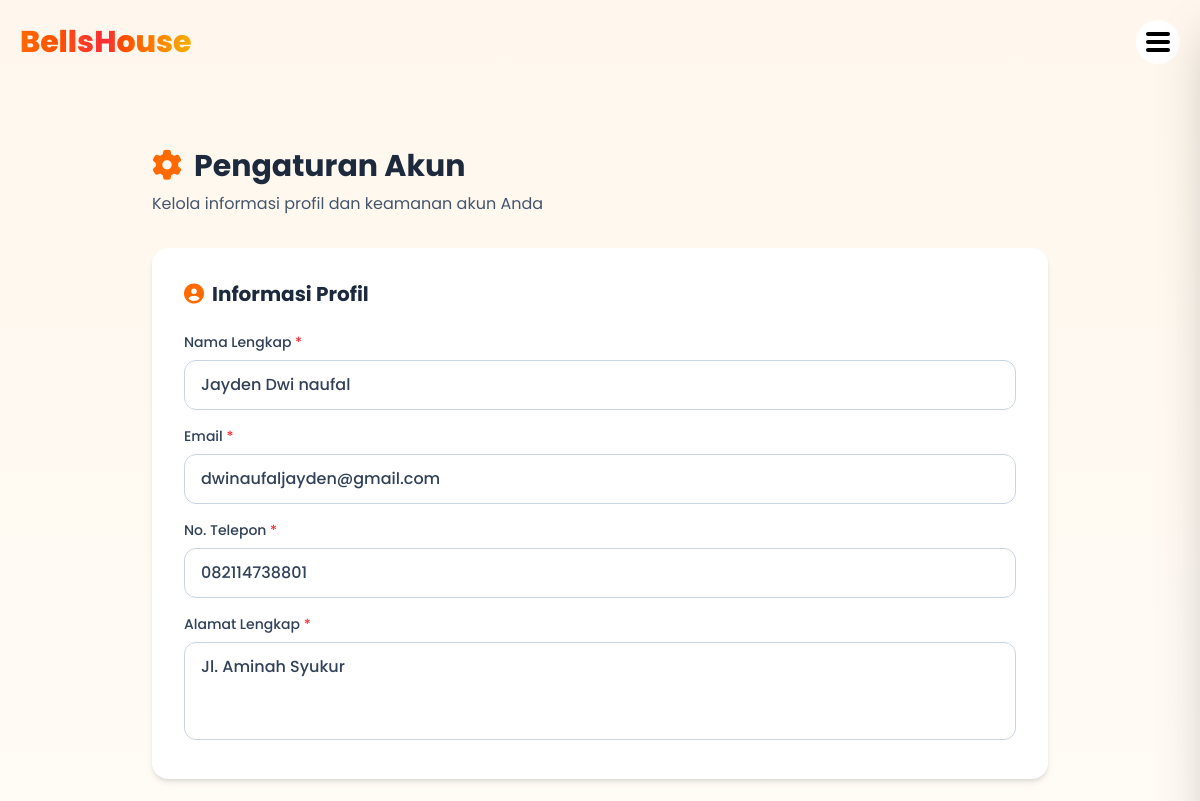
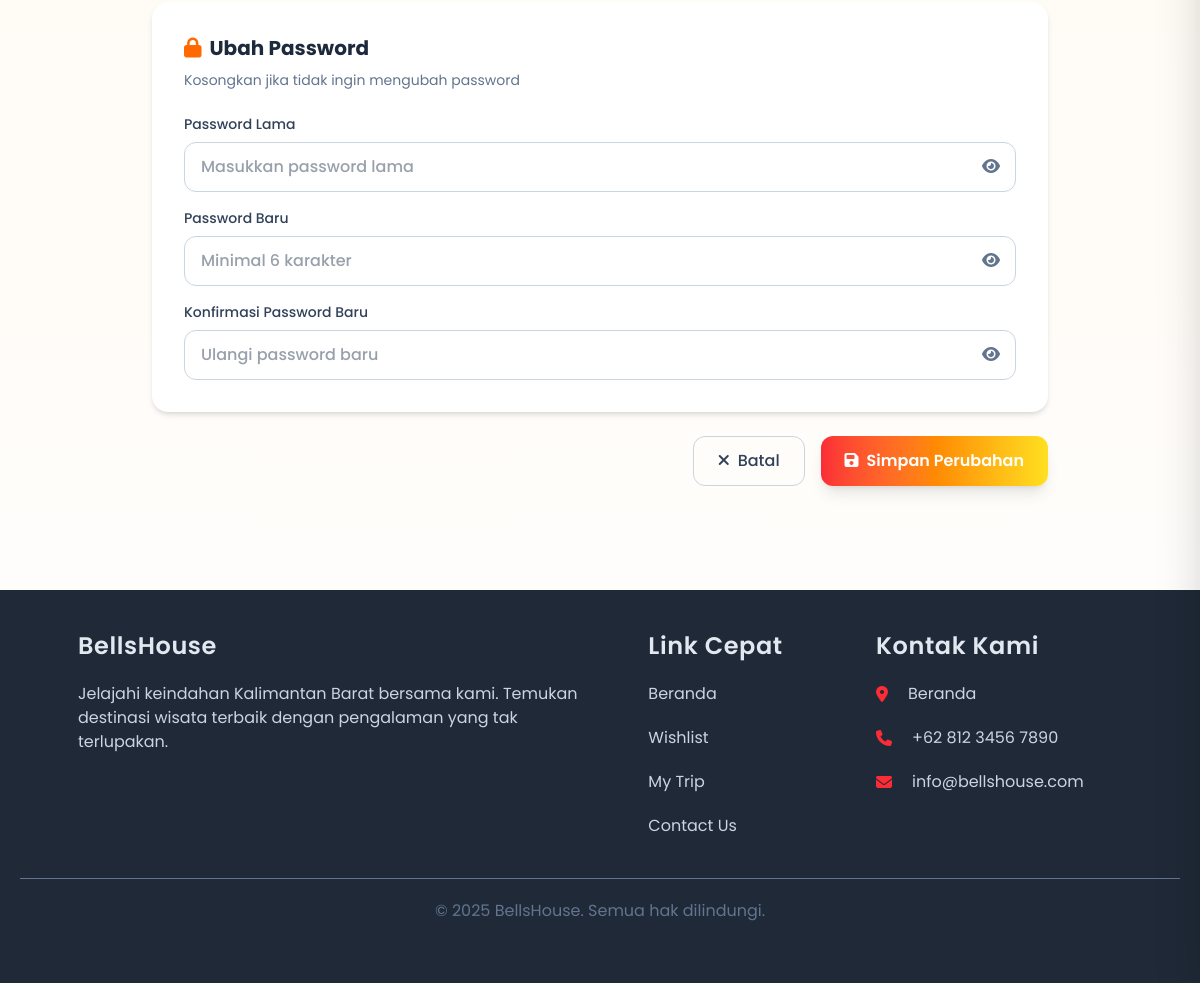
/src/pages/settings.php (signed in), run on the app's committed database (2 pictures, top to bottom).
### tables this page shows
CREATE TABLE `data_user` (
  `id` varchar(7) NOT NULL,
  `nama` varchar(255) NOT NULL,
  `email` varchar(255) NOT NULL,
  `no_tlp` varchar(15) NOT NULL,
  `password` varchar(255) NOT NULL,
  `alamat` text NOT NULL
);

### backend/db.php (called while the page is built, shortened)
<?php
function db_fetch_one(mysqli $conn, string $sql, array $params = []) {
    $stmt = $conn->prepare($sql);
    if ($params) {
        $types = str_repeat('s', count($params));
        $stmt->bind_param($types, ...$params);
    }
    $stmt->execute();
    $result = $stmt->get_result();
    $row = $result->fetch_assoc();
    return $row ?: null;
}
?>

### src/pages/settings.php (the view, shortened to what this page needs)
<?php
require_once '../../backend/db.php';
$user_id = $_SESSION['user_id'];
$user = db_fetch_one($conn, "SELECT * FROM data_user WHERE id = ?", [$user_id]);
?>
<!DOCTYPE html>
<html lang="en">
<head>
    <script src="https://cdn.jsdelivr.net/npm/@tailwindcss/browser@4"></script>
    <link rel="stylesheet" href="https://cdnjs.cloudflare.com/ajax/libs/font-awesome/6.4.2/css/all.min.css">
</head>
<body class="font-[poppins] bg-gradient-to-b from-orange-50 to-white">
    <?php include '../components/navigation.php'; ?>
    <main class="py-16">
        <div class="w-[90%] max-w-4xl mx-auto">
            <div class="mb-8">
                <h1 class="text-3xl font-bold text-slate-800 mb-2">
                    <i class="fas fa-cog text-orange-500 mr-3"></i>Pengaturan Akun
                </h1>
                <p class="text-slate-600">Kelola informasi profil dan keamanan akun Anda</p>
            </div>
            <form method="POST" class="space-y-6">
                <div class="bg-white rounded-2xl p-8 shadow-md">
                    <h2 class="text-xl font-bold text-slate-800 mb-6 flex items-center gap-2">
                        <i class="fas fa-user-circle text-orange-500"></i>
                        Informasi Profil
                    </h2>
                    <div class="space-y-4">
                        <div>
                            <label class="block text-sm font-medium text-slate-700 mb-2">
                                Nama Lengkap <span class="text-red-500">*</span>
                            </label>
                            <input type="text" name="nama" required
                                   value="<?= htmlspecialchars($user['nama']) ?>"
                                   class="w-full px-4 py-3 border border-slate-300 rounded-xl text-slate-700 font-medium focus:border-orange-500 focus:ring-2 focus:ring-orange-200 outline-none transition-all"
                                   placeholder="Nama lengkap Anda">
                        </div>
                        <div>
                            <label class="block text-sm font-medium text-slate-700 mb-2">
                                Email <span class="text-red-500">*</span>
                            </label>
                            <input type="email" name="email" required
                                   value="<?= htmlspecialchars($user['email']) ?>"
                                   class="w-full px-4 py-3 border border-slate-300 rounded-xl text-slate-700 font-medium focus:border-orange-500 focus:ring-2 focus:ring-orange-200 outline-none transition-all"
                                   placeholder="email@example.com">
                        </div>
                        <div>
                            <label class="block text-sm font-medium text-slate-700 mb-2">
                                No. Telepon <span class="text-red-500">*</span>
                            </label>
                            <input type="tel" name="no_tlp" required
                                   value="<?= htmlspecialchars($user['no_tlp']) ?>"
                                   class="w-full px-4 py-3 border border-slate-300 rounded-xl text-slate-700 font-medium focus:border-orange-500 focus:ring-2 focus:ring-orange-200 outline-none transition-all"
                                   placeholder="+62 xxx xxx xxx">
                        </div>
                        <div>
                            <label class="block text-sm font-medium text-slate-700 mb-2">
                                Alamat Lengkap <span class="text-red-500">*</span>
                            </label>
                            <textarea name="alamat" required rows="3"
                                      class="w-full px-4 py-3 border border-slate-300 rounded-xl text-slate-700 font-medium focus:border-orange-500 focus:ring-2 focus:ring-orange-200 outline-none transition-all resize-none"
                                      placeholder="Alamat lengkap Anda"><?= htmlspecialchars($user['alamat']) ?></textarea>
                        </div>
                    </div>
                </div>
                <div class="bg-white rounded-2xl p-8 shadow-md">
                    <h2 class="text-xl font-bold text-slate-800 mb-2 flex items-center gap-2">
                        <i class="fas fa-lock text-orange-500"></i>
                        Ubah Password
                    </h2>
                    <p class="text-sm text-slate-500 mb-6">Kosongkan jika tidak ingin mengubah password</p>
                    <div class="space-y-4">
                        <div>
                            <label class="block text-sm font-medium text-slate-700 mb-2">
                                Password Lama
                            </label>
                            <div class="relative">
                                <input type="password" name="password_lama" id="password_lama"
                                       class="w-full px-4 py-3 border border-slate-300 rounded-xl text-slate-700 font-medium focus:border-orange-500 focus:ring-2 focus:ring-orange-200 outline-none transition-all pr-12"
                                       placeholder="Masukkan password lama">
                                <button type="button" onclick="togglePassword('password_lama')"
                                        class="absolute right-4 top-1/2 -translate-y-1/2 text-slate-500 hover:text-slate-700">
                                    <i class="fas fa-eye" id="icon_password_lama"></i>
                                </button>
                            </div>
                        </div>
                        <div>
                            <label class="block text-sm font-medium text-slate-700 mb-2">
                                Password Baru
                            </label>
                            <div class="relative">
                                <input type="password" name="password_baru" id="password_baru"
                                       class="w-full px-4 py-3 border border-slate-300 rounded-xl text-slate-700 font-medium focus:border-orange-500 focus:ring-2 focus:ring-orange-200 outline-none transition-all pr-12"
                                       placeholder="Minimal 6 karakter">
                                <button type="button" onclick="togglePassword('password_baru')"
                                        class="absolute right-4 top-1/2 -translate-y-1/2 text-slate-500 hover:text-slate-700">
                                    <i class="fas fa-eye" id="icon_password_baru"></i>
                                </button>
                            </div>
                        </div>
                        <div>
                            <label class="block text-sm font-medium text-slate-700 mb-2">
                                Konfirmasi Password Baru
                            </label>
                            <div class="relative">
                                <input type="password" name="konfirmasi_password" id="konfirmasi_password"
                                       class="w-full px-4 py-3 border border-slate-300 rounded-xl text-slate-700 font-medium focus:border-orange-500 focus:ring-2 focus:ring-orange-200 outline-none transition-all pr-12"
                                       placeholder="Ulangi password baru">
                                <button type="button" onclick="togglePassword('konfirmasi_password')"
                                        class="absolute right-4 top-1/2 -translate-y-1/2 text-slate-500 hover:text-slate-700">
                                    <i class="fas fa-eye" id="icon_konfirmasi_password"></i>
                                </button>
                            </div>
                        </div>
                    </div>
                </div>
                <div class="flex gap-4 justify-end">
                    <a href="home.php"
                       class="px-6 py-3 rounded-xl text-slate-700 font-medium border border-slate-300 hover:bg-slate-50 transition-all">
                        <i class="fas fa-times mr-2"></i>Batal
                    </a>
                    <button type="submit"
                            class="px-6 py-3 rounded-xl text-white font-semibold bg-gradient-to-r from-red-500 via-orange-400 to-yellow-300 shadow-lg hover:shadow-xl hover:scale-[1.02] transition-all duration-300">
                        <i class="fas fa-save mr-2"></i>Simpan Perubahan
                    </button>
                </div>
            </form>
        </div>
    </main>
    <?php include '../components/footer.php'; ?>
</body>
</html>

### data on the page
data_user: nama "Jayden Dwi naufal", email "dwinaufaljayden@gmail.com", no_tlp "082114738801", alamat "Jl. Aminah Syukur"
